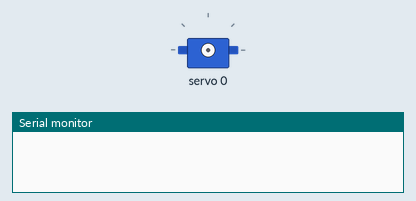
This sketch was run on a simulated Arduino Uno, built with avr-gcc and run on an emulated ATmega328P. Parts: servo, the last lines printed to the serial monitor.

Above: at 0.01 s.
At 2.8 s:
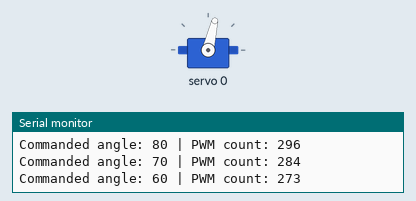
At 5.3 s:
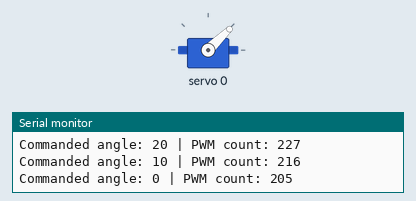
At 13.6 s:
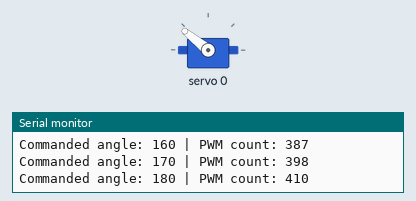
Timing chart, 0 to 19.7 s (numbered marks = the images above):
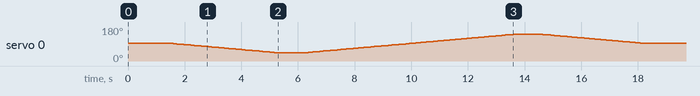

The sketch:

Final_servo_calibration.ino
```cpp
#include <Wire.h>
#include <Adafruit_PWMServoDriver.h>

Adafruit_PWMServoDriver board1(0x40);

const uint8_t SERVO_CHANNEL = 0;
const int PWM_FREQUENCY = 50;

// Counts at 50 Hz:
// 205 ≈ 1001 us
// 307 ≈ 1499 us
// 410 ≈ 2002 us
const int SERVOMIN = 205;
const int SERVOMAX = 410;

// Larger number = slower commanded movement.
const int STEP_DELAY_MS = 40;

int currentAngle = 90;

int angleToPulse(int angle) {
  angle = constrain(angle, 0, 180);
  return map(angle, 0, 180, SERVOMIN, SERVOMAX);
}

void moveSlowlyTo(int targetAngle) {
  targetAngle = constrain(targetAngle, 0, 180);

  while (currentAngle != targetAngle) {
    currentAngle += (targetAngle > currentAngle) ? 1 : -1;

    int pulse = angleToPulse(currentAngle);
    board1.setPWM(SERVO_CHANNEL, 0, pulse);

    // Print occasionally to avoid excessive serial output.
    if (currentAngle % 10 == 0) {
      Serial.print("Commanded angle: ");
      Serial.print(currentAngle);
      Serial.print(" | PWM count: ");
      Serial.println(pulse);
    }

    delay(STEP_DELAY_MS);
  }
}

void setup() {
  Serial.begin(115200);

  board1.begin();
  board1.setPWMFreq(PWM_FREQUENCY);
  delay(100);

  // Initial centering may be fast:
  // the Arduino does not know the starting shaft position.
  board1.setPWM(SERVO_CHANNEL, 0, angleToPulse(90));
  delay(1500);

  moveSlowlyTo(0);
  delay(1000);

  moveSlowlyTo(180);
  delay(1000);

  moveSlowlyTo(90);
}

void loop() {
  // Run once and hold center.
  // Press reset to repeat.
}
```
